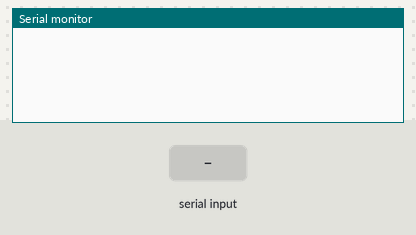
Bench run of a sketch on a simulated Arduino Uno, built with avr-gcc and run on an emulated ATmega328P. Parts: the last lines printed to the serial monitor. The test bench sets the inputs (shaded band).

Above: at 1.2 s.
1.3 s: "a" received over Serial
At 2.6 s:
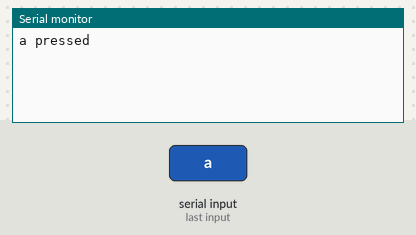
3.5 s: "b" received over Serial
At 5.4 s:
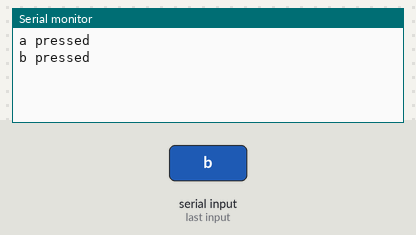

Measured:
- after the input at 1.3 s, the serial monitor: prints a new line after 0.70 s (image 1)
- after the input at 3.5 s, the serial monitor: prints a new line after 0.50 s (image 2)

The sketch:

bluetooth.ino
```cpp
void setup() {

Serial.begin(9600);
}

void loop() {

if(Serial.available()>0){
    int valor = Serial.read();
    if(valor == 'a'){
      Serial.println("a pressed");
      }else if( valor == 'b'){
        Serial.println("b pressed");
        }
  }

  delay(1000);
}
```
